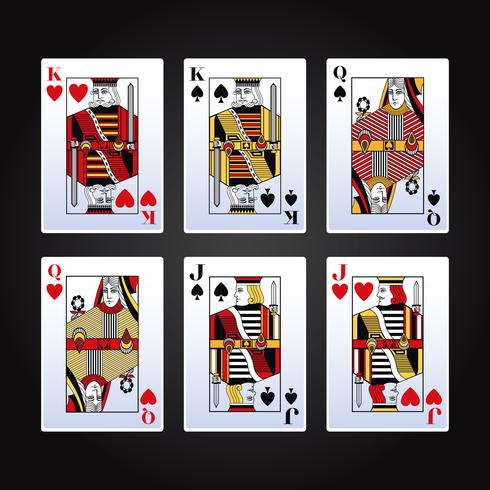
#> input picture medicion del tamanio de objeto/cartas.jpg, 490 x 490 px
$ python area_2.py
#> lines starting #> are read from the running program, lines starting #| are printed output that depends on the picture; after the words box and inside, x2 and y2 are one past the last pixel; in counts of white or black regions, pixels touching at a corner belong together
import cv2
import numpy as np

imagen = cv2.imread('cartas.jpg')
#> imagen is the input picture: shape (490, 490, 3); mean B, G, R 108.6, 108.4, 117.4
grises = cv2.cvtColor(imagen, cv2.COLOR_BGR2GRAY)
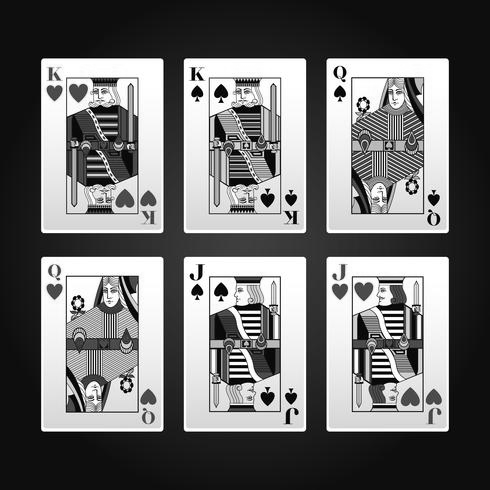
#> grises: shape (490, 490); min 0, max 255, mean 111.2
grises = cv2.bitwise_not(grises)
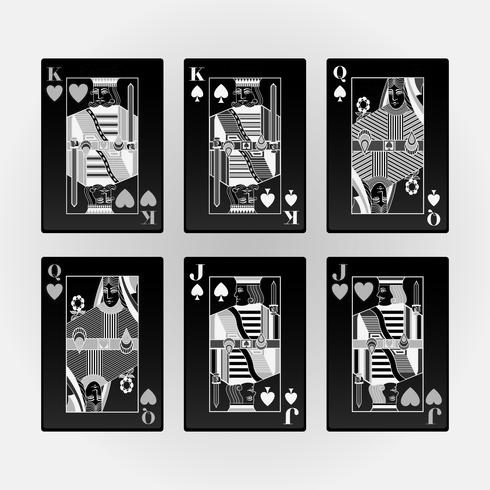
#> grises: shape (490, 490); min 0, max 255, mean 143.8
bordes = cv2.Canny(grises, 1, 150)
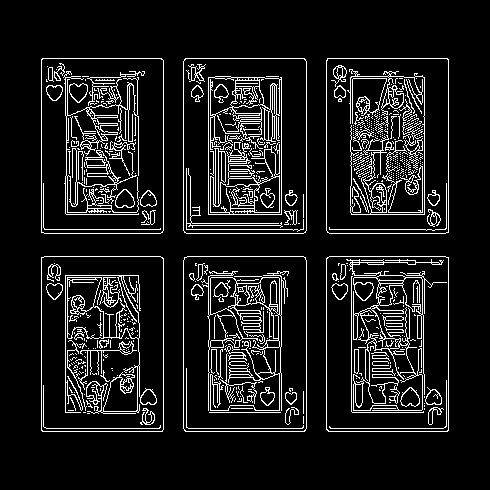
#> bordes: shape (490, 490); 10.5% white in thin lines or dots, all inside (x1, y1, x2, y2) = (41, 58, 449, 432)
areas_img = 255*np.ones((600,200,3),dtype=np.uint8)

ctns, _ = cv2.findContours(bordes, cv2.RETR_EXTERNAL,cv2.CHAIN_APPROX_SIMPLE)
#> ctns = 6 contours; box (x1, y1, x2, y2) and area: (183, 58, 307, 234) 21511, (183, 256, 307, 432) 21508, (41, 256, 164, 432) 21342, (326, 256, 449, 432) 21342, (326, 58, 449, 234) 21342, (41, 58, 164, 234) 21341
i=0
for c in ctns:
  i=i+1
  area = cv2.contourArea(c)
  area_txt ='area '+str(i)+': '+ str(area)

  cv2.putText(areas_img, area_txt, (10+i,30*i), cv2.FONT_HERSHEY_SIMPLEX, 0.5,
  (0, 0, 0), 1)
#> this loop made 6 passes
#> (area, area_txt) on passes 1 to 6: (21342, 'area 1: 21342.0'), (21508, 'area 2: 21508.0'), (21342.5, 'area 3: 21342.5'), (21341.5, 'area 4: 21341.5'), (21511, 'area 5: 21511.0'), (21341, 'area 6: 21341.0')
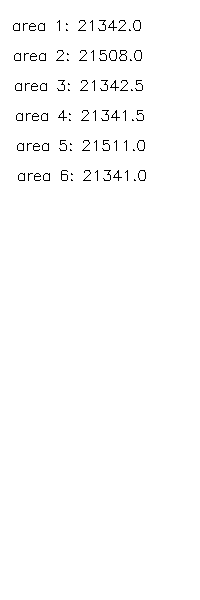
#> areas_img: shape (600, 200, 3); 98.8% white; black in thin lines or dots, all inside (x1, y1, x2, y2) = (13, 20, 146, 181)
#> after the loop, i = 6

cv2.drawContours(imagen, ctns, -1, (0,0,255), 2)
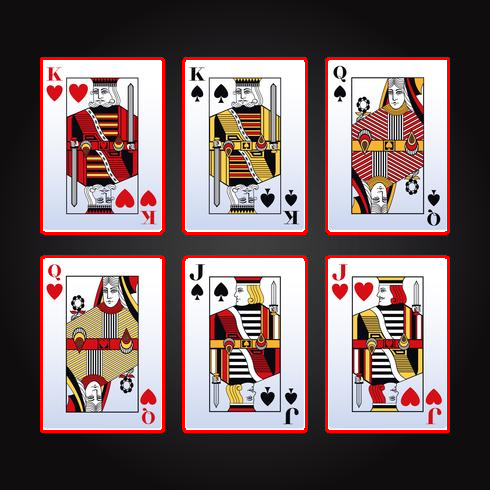
#> imagen: shape (490, 490, 3); 4.44% of pixels changed, all inside (x1, y1, x2, y2) = (40, 57, 450, 433)
print('Número de contornos encontrados: ', len(ctns))
#| Número de contornos encontrados:  6
texto = 'Contornos encontrados: '+ str(len(ctns))
#> texto = 'Contornos encontrados: 6'

cv2.imshow('Areas', areas_img)
cv2.imshow('Imagen', grises)
cv2.imshow('Imagen', imagen)

cv2.waitKey(0)
cv2.destroyAllWindows()
